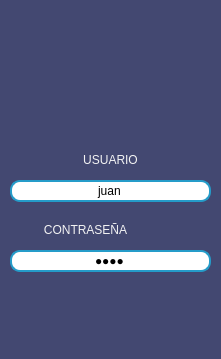
<?xml version="1.0" encoding="UTF-8"?>
<ui version="4.0">
 <class>Login</class>
 <widget class="QWidget" name="Login">
  <property name="geometry">
   <rect>
    <x>0</x>
    <y>0</y>
    <width>221</width>
    <height>359</height>
   </rect>
  </property>
  <property name="sizePolicy">
   <sizepolicy hsizetype="Preferred" vsizetype="MinimumExpanding">
    <horstretch>0</horstretch>
    <verstretch>0</verstretch>
   </sizepolicy>
  </property>
  <property name="windowTitle">
   <string>LOGIN</string>
  </property>
  <property name="styleSheet">
   <string notr="true">background-color: rgb(67, 72, 113);
border-color: rgb(13, 13, 13);</string>
  </property>
  <widget class="QLabel" name="lUsuario">
   <property name="enabled">
    <bool>true</bool>
   </property>
   <property name="geometry">
    <rect>
     <x>60</x>
     <y>150</y>
     <width>101</width>
     <height>20</height>
    </rect>
   </property>
   <property name="styleSheet">
    <string notr="true">color: rgb(0, 0, 0);
color: rgb(243, 243, 243);</string>
   </property>
   <property name="text">
    <string>USUARIO</string>
   </property>
   <property name="alignment">
    <set>Qt::AlignCenter</set>
   </property>
  </widget>
  <widget class="QLabel" name="lClave">
   <property name="enabled">
    <bool>true</bool>
   </property>
   <property name="geometry">
    <rect>
     <x>30</x>
     <y>220</y>
     <width>111</width>
     <height>20</height>
    </rect>
   </property>
   <property name="styleSheet">
    <string notr="true">color: rgb(243, 243, 243);</string>
   </property>
   <property name="text">
    <string>CONTRASEÑA</string>
   </property>
   <property name="alignment">
    <set>Qt::AlignCenter</set>
   </property>
  </widget>
  <widget class="QLabel" name="lAviso">
   <property name="geometry">
    <rect>
     <x>30</x>
     <y>330</y>
     <width>161</width>
     <height>21</height>
    </rect>
   </property>
   <property name="styleSheet">
    <string notr="true">color: rgb(243, 243, 243);</string>
   </property>
   <property name="text">
    <string/>
   </property>
  </widget>
  <widget class="QLineEdit" name="leUser">
   <property name="geometry">
    <rect>
     <x>10</x>
     <y>180</y>
     <width>201</width>
     <height>22</height>
    </rect>
   </property>
   <property name="styleSheet">
    <string notr="true">

QLineEdit
{
background-color: rgb(255, 255, 255);
border: 2px solid rgb(37, 156, 201);
border-radius: 10px;
}</string>
   </property>
   <property name="text">
    <string>juan</string>
   </property>
   <property name="alignment">
    <set>Qt::AlignCenter</set>
   </property>
   <property name="placeholderText">
    <string>usuario</string>
   </property>
  </widget>
  <widget class="QLineEdit" name="lePass">
   <property name="geometry">
    <rect>
     <x>10</x>
     <y>250</y>
     <width>201</width>
     <height>22</height>
    </rect>
   </property>
   <property name="styleSheet">
    <string notr="true">

QLineEdit
{
background-color: rgb(255, 255, 255);
border: 2px solid rgb(37, 156, 201);
border-radius: 10px;
}</string>
   </property>
   <property name="text">
    <string>1234</string>
   </property>
   <property name="echoMode">
    <enum>QLineEdit::Password</enum>
   </property>
   <property name="alignment">
    <set>Qt::AlignCenter</set>
   </property>
  </widget>
  <widget class="QLabel" name="lIcono">
   <property name="enabled">
    <bool>true</bool>
   </property>
   <property name="geometry">
    <rect>
     <x>60</x>
     <y>30</y>
     <width>100</width>
     <height>100</height>
    </rect>
   </property>
   <property name="minimumSize">
    <size>
     <width>100</width>
     <height>100</height>
    </size>
   </property>
   <property name="maximumSize">
    <size>
     <width>100</width>
     <height>100</height>
    </size>
   </property>
   <property name="text">
    <string/>
   </property>
   <property name="pixmap">
    <pixmap resource="recursos.qrc">:/imagenes/imagenes/auto.png</pixmap>
   </property>
   <property name="scaledContents">
    <bool>true</bool>
   </property>
  </widget>
  <widget class="Boton" name="widgetIngresar" native="true">
   <property name="geometry">
    <rect>
     <x>60</x>
     <y>280</y>
     <width>111</width>
     <height>41</height>
    </rect>
   </property>
  </widget>
 </widget>
 <layoutdefault spacing="6" margin="11"/>
 <customwidgets>
  <customwidget>
   <class>Boton</class>
   <extends>QWidget</extends>
   <header>boton.h</header>
   <container>1</container>
  </customwidget>
 </customwidgets>
 <resources>
  <include location="recursos.qrc"/>
 </resources>
 <connections/>
</ui>
